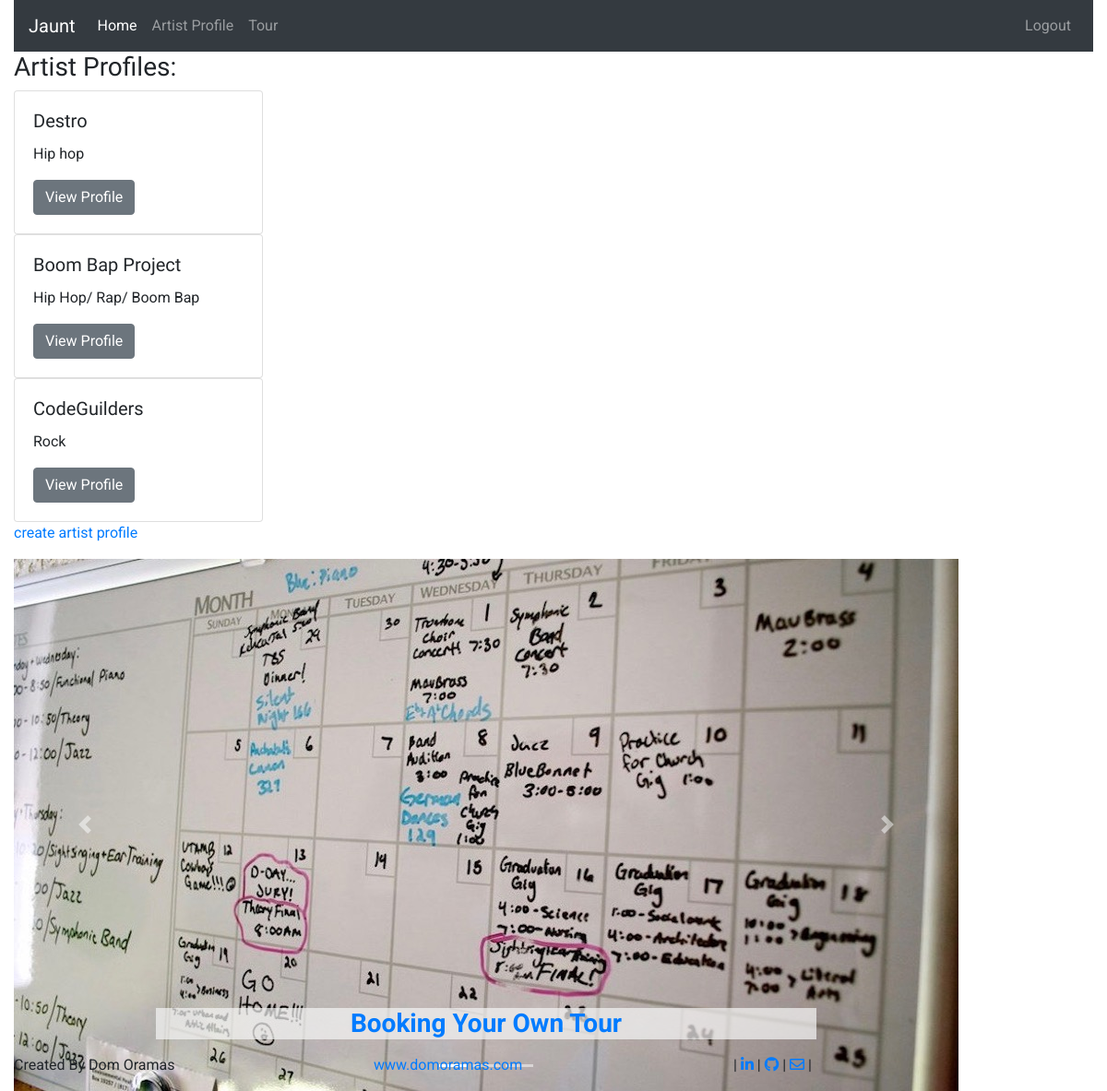
Screenshot of / (signed in) with the database file from the repository.
### artist_profile/models.py (models this page shows, shortened)
class ArtistProfile(models.Model):
  user = models.ForeignKey(CustomUser, on_delete=models.CASCADE)
  artist_name = models.CharField(max_length= 30)
  city = models.CharField(max_length= 50,null=True, blank=True)
  state = models.CharField(max_length= 2,null=True, blank=True)
  genre = models.CharField(max_length= 30)
  description = models.TextField(max_length= 800, null=True, blank=True)
  contact_first_name = models.CharField(max_length= 30)
  contact_last_name = models.CharField(max_length = 30)
  contact_phone = models.IntegerField(null=True, blank=True)
  contact_email = models.EmailField(null=True, blank=True)
  website =models.URLField(max_length= 200, null=True, blank=True)
  profile_pic= models.IntegerField(null=True, blank=True)
  instagram= models.CharField(max_length=100, null=True, blank=True)
  twitter= models.CharField(max_length=100, null=True, blank=True)
  facebook= models.CharField(max_length=100, null=True, blank=True)
  bandcamp= models.CharField(max_length=100, null=True, blank=True)

### dashboard/views.py (the view)
# urls.py: path('', views.DashboardView.as_view(), name='home'),
class DashboardView(generic.ListView):
  model = ArtistProfile
  template_name = "home.html"
  def get_queryset(self):
    return ArtistProfile.objects.filter(user__username= self.request.user)

### users/models.py (called while the page is built)
  def __str__(self):
    return self.username

### templates/home.html (shortened to what this page needs)
{% extends 'base.html' %}
{% load static %}
{% block content %}
{% if user.is_authenticated %}
<div class="row">
  <div class=" col-3 bd-content">
    <h3> Artist Profiles:</h3>
      {% for artist in artistprofile_list %}
    <div class="card" style="width: auto;">
      <div class="card-body">
        <h5 class="card-title">{{artist.artist_name}}</h5>
        <p class="card-text">{{artist.genre}}</p>
        <a href="{% url 'artist_profile:artist_detail' artist.id %}" class="btn btn-secondary">View Profile</a>
      </div>
    </div>
      {% endfor %}
      <p><a href= "{% url 'artist_profile:artist_create' %}">create artist profile</a></p>
  </div>
  <div class="col-auto bd-content">
    <div id="carouselExampleIndicators" class="carousel slide" data-ride="carousel">
      <ol class="carousel-indicators">
        <li data-target="#carouselExampleIndicators" data-slide-to="0" class="active"></li>
        <li data-target="#carouselExampleIndicators" data-slide-to="1"></li>
        <li data-target="#carouselExampleIndicators" data-slide-to="2"></li>
      </ol>
        <div class="carousel-inner">
          <div class="carousel-item active">
            <img class="d-block w-100" src ="{% static 'images/calendar.jpeg' %}" alt="First slide">
            <div class="carousel-caption d-none d-md-block bloglinks">
              <h3><a href="https://www.ascap.com/help/career-development/booking-your-own-tour-a-how-to-guide"><strong>Booking Your Own Tour</strong></a></h3>
            </div>
          </div>
        </div>
      <a class="carousel-control-prev" href="#carouselExampleIndicators" role="button" data-slide="prev">
        <span class="carousel-control-prev-icon" aria-hidden="true"></span>
       </a>
      <a class="carousel-control-next" href="#carouselExampleIndicators" role="button" data-slide="next">
        <span class="carousel-control-next-icon" aria-hidden="true"></span>
       </a>
  </div>
{% endif %}
</div>
{% endblock %}

### static/jaunt/css/base.css (style rules this page uses)
h1, h2, h3, h4, h5 { font-family: 'Changa One', cursive; }
p, a { font-family: 'Roboto', sans-serif; }
p { font-size: 12pt }
.bloglinks h3 { font-family: 'Changa One', cursive; background-color: rgba(245, 245, 245, 0.705); }

### rows the page displays
ArtistProfile: artist_name "Destro", genre "Hip hop"
ArtistProfile: artist_name "Boom Bap Project", genre "Hip Hop/ Rap/ Boom Bap"
ArtistProfile: artist_name "CodeGuilders", genre "Rock"
